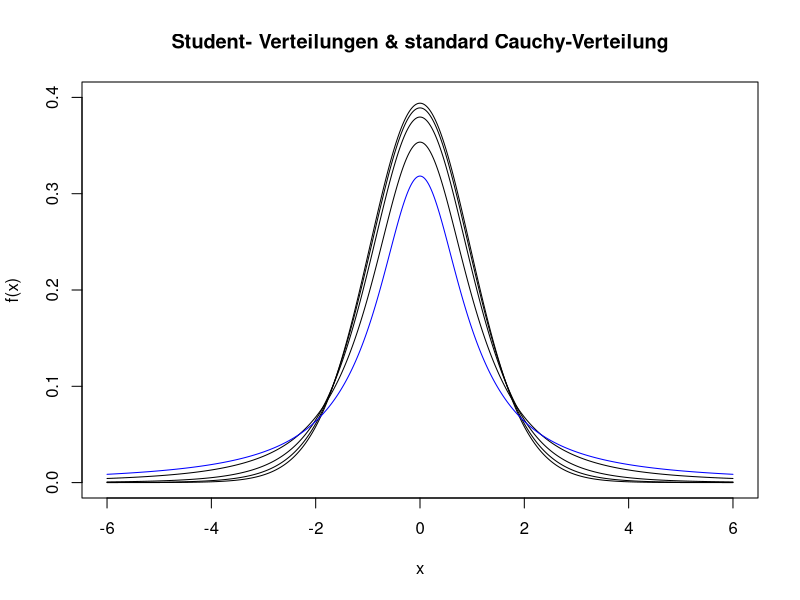
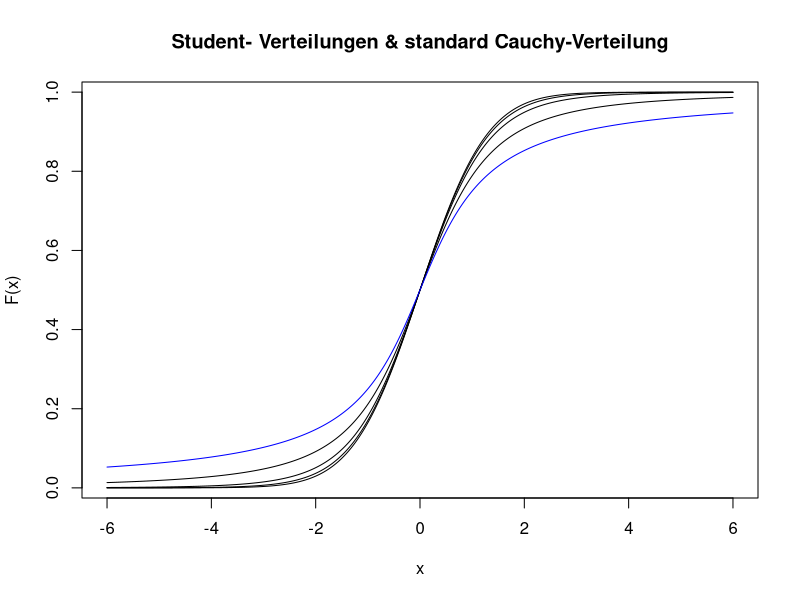
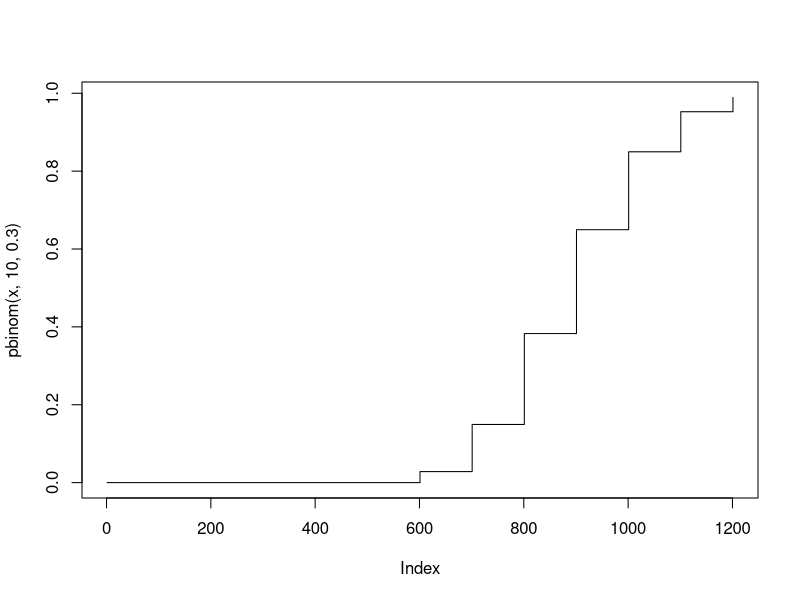

These figures' R source, in order:
#### Serie 1 Statistik ####

# Raphael Keller
# 23-128-721

# 6 

# b
v <- 5:11
w <- setdiff(v, 8:10)

# c
x <- seq(-6, 6, .01)

# d
df <- c(2, 5, 10, 20)
plot(
  x, dt(x, df[1]),
  main = "Student- Verteilungen & standard Cauchy-Verteilung",
  ylab = "f(x)",
  type = "l",
  ylim = c(0, 0.4)
)
for (i in 2:4) {
  lines(x, dt(x, df[i]))
}
lines(x, dcauchy(x), col = "blue")

plot(
  x, pt(x, df[1]),
  main = "Student- Verteilungen & standard Cauchy-Verteilung",
  ylab = "F(x)",
  type = "l"
)
for (i in 2:4) {
  lines(x, pt(x, df[i]))
}
lines(x, pcauchy(x), col = "blue")


# e

plot(pbinom(x, 10, 0.3), type = "s")
